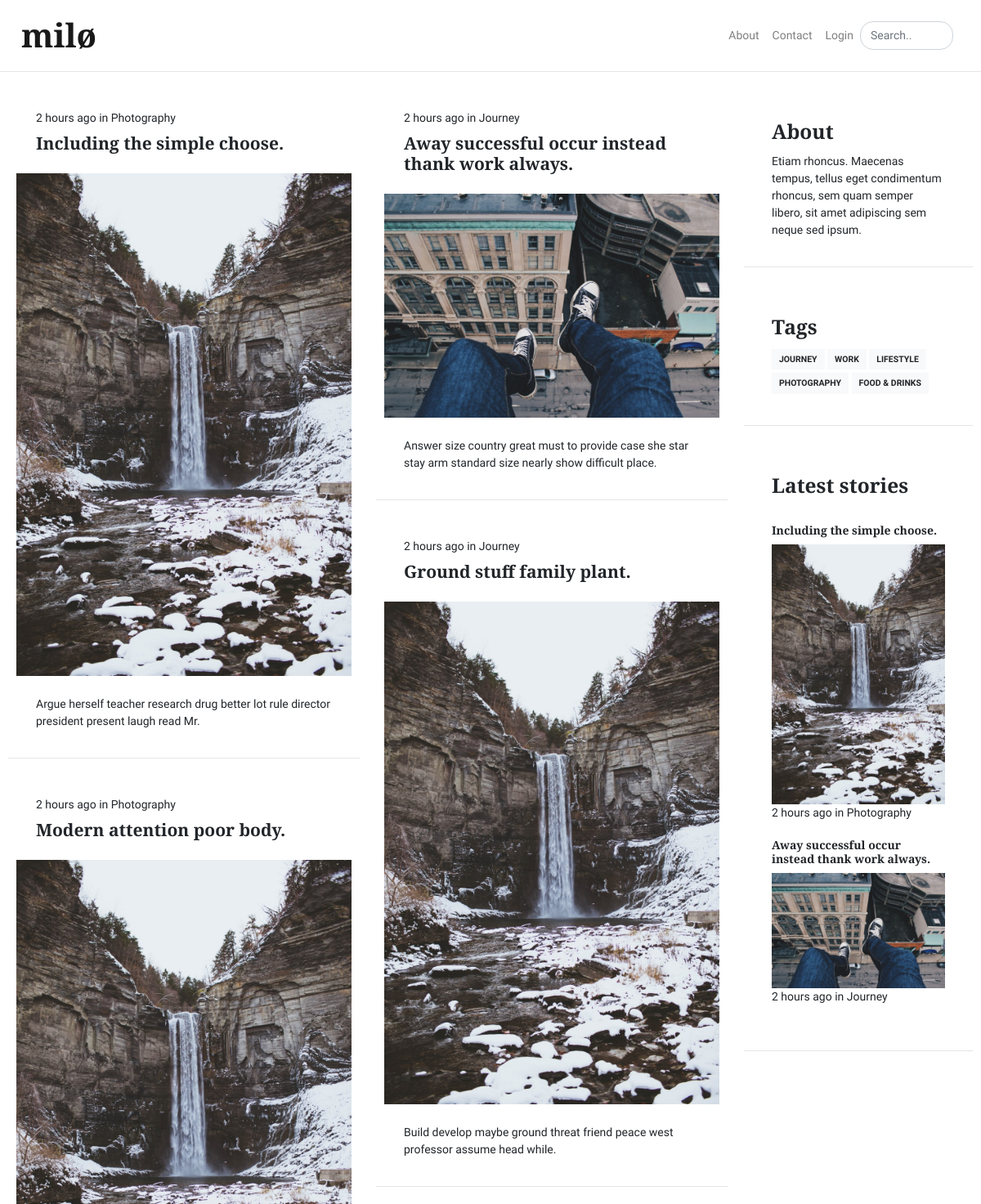
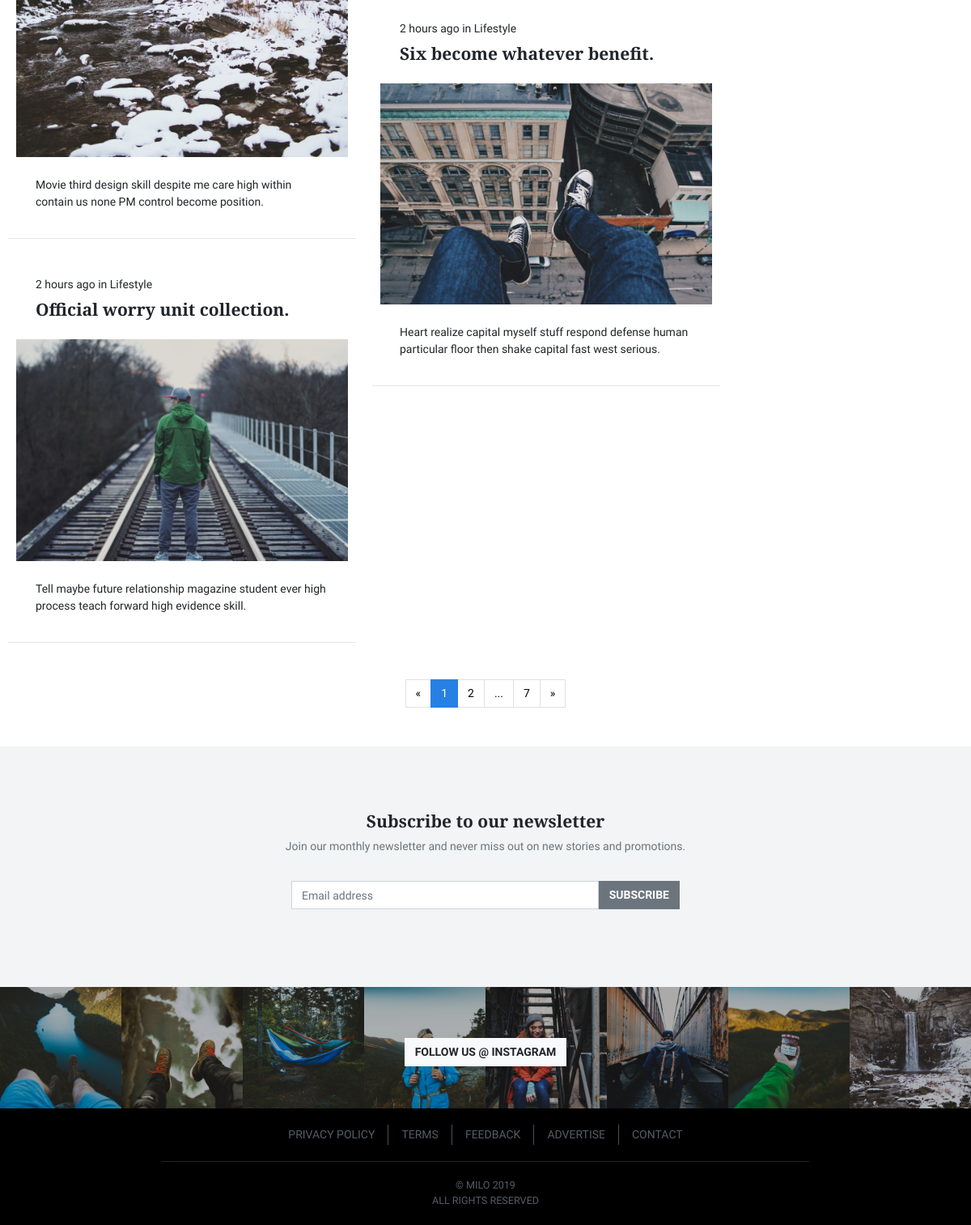
The page / on the database its author committed (2 pictures, top to bottom).
### miloblog/models.py (models this page shows, shortened)
class BlogPost(db.Model):
    __tablename__ = 'blogpost'
    users = db.relationship(User)
    id = db.Column(db.Integer, primary_key=True)
    user_id = db.Column(db.Integer, db.ForeignKey('users.id'), nullable=False)
    date = db.Column(db.DateTime, nullable=False, default=datetime.now)
    title = db.Column(db.String(140), nullable=False)
    main_image = db.Column(db.String(64), nullable=False, default='default_article.png')
    short_description = db.Column(db.Text, nullable=False)
    category = db.Column(db.Enum(BlogCategory), default=BlogCategory.blank, nullable=False)
    text = db.Column(db.Text, nullable=False)

### miloblog/core/views.py (the view)
@core.route('/')
def index():
    page = request.args.get('page', 1, type=int)
    blog_posts = BlogPost.query.order_by(BlogPost.date.desc()).paginate(page=page, per_page=6)
    selected_posts = BlogPost.query.order_by(BlogPost.date.desc()).limit(2)
    subscription_form = SubscribeForm()
    return render_template('core/index.html',
                           blog_posts=blog_posts,
                           selected_posts=selected_posts,
                           subscription_form=subscription_form,
                           categories=BlogCategory)

### miloblog/users/forms.py
class SubscribeForm(FlaskForm):
    email = TextField('Email address', validators=[DataRequired(), Email()])
    submit = SubmitField('Subscribe')

### miloblog/users/views.py (called while the page is built)
@users.app_template_filter()
def is_subscribed(user):
    if user.is_authenticated:
        return NewsletterSubscription.query.filter_by(email=user.email).first()
    return False

### miloblog/templates/core/index.html
{% extends 'base.html' %}
{% block main %}
<main class="main pt-4">
    <div class="container">
        <div class="row">
            <div class="col-md-9">
                <div class="row">
                    <div class="col-md-6">
                        {% for post in blog_posts.items[0:][::2] %}
                            {% include 'article_preview.html' %}
                        {% endfor %}
                    </div>
                    <div class="col-md-6">
                        {% for post in blog_posts.items[1:][::2] %}
                            {% include 'article_preview.html' %}
                        {% endfor %}
                    </div>
                </div>
            </div>
            {% include 'sidebar.html' %}
        </div>
        <br>
        {% set current_route = 'core.index' %}
        {% include 'pagination.html' %}
    </div>
</main>
{% endblock %}

### miloblog/templates/article_preview.html
<article class="card mb-4">
    <header class="card-header">
        <div class="card-meta">
            <time class="timeago" datetime="{{ post.date.strftime('%Y-%m-%d %H:%M') }}">{{ post.date.strftime('%d %B %Y') }}</time> in <a href="{{ url_for('blogs.posts_category', cat=post.category.name) }}">{{ post.category.value }}</a>
        </div>
        <a href="{{ url_for('blogs.blog_post', pk=post.id) }}">
            <h4 class="card-title">{{ post.title }}</h4>
        </a>
    </header>
    <a href="{{ url_for('blogs.blog_post', pk=post.id) }}">
    <img class="card-img" src="{{ url_for('static', filename='articles/' + post.main_image) }}" alt="" />
    </a>
    <div class="card-body">
        <p class="card-text">{{ post.short_description }}</p>
    </div>
</article>

### miloblog/templates/sidebar.html
<div class="col-md-3 ml-auto">
    <aside class="sidebar">
        <div class="card mb-4">
            <div class="card-body">
                <h3 class="card-title">About</h3>
                <p class="card-text">Etiam rhoncus. Maecenas tempus, tellus eget condimentum rhoncus, sem quam semper libero, sit amet adipiscing sem neque sed ipsum. </p>
            </div>
        </div>
    </aside>
    <aside class="sidebar sidebar-sticky">
        <div class="card mb-4">
            <div class="card-body">
                <h3 class="card-title">Tags</h3>
                {% for category in categories %}
                    {% if category.value != None %}
                        <a class="btn btn-light btn-sm mb-1" href="{{ url_for('blogs.posts_category', cat=category.name) }}">{{ category.value }}</a>
                    {% endif %}
                {% endfor %}
            </div>
        </div>
        <div class="card mb-4">
            <div class="card-body">
                <h3 class="card-title">Latest stories</h3>
                <br>
                {% for selected_post in selected_posts %}
                    <a href="{{ url_for('blogs.blog_post', pk=selected_post.id) }}" class="d-inline-block">
                        <h4 class="h6">{{ selected_post.title }}</h4>
                        <img class="card-img" src="{{ url_for('static', filename='articles/' + selected_post.main_image) }}" alt="" />
                    </a>
                    <time class="timeago" datetime="{{ selected_post.date.strftime('%Y-%m-%d %H:%M') }}">{{ selected_post.date.strftime('%d %B %Y') }}</time> in {{ selected_post.category.value }}
                    <br>
                    <br>
                {% endfor %}
            </div>
        </div>
    </aside>
</div>

### rows shown on the page
BlogPost: category.value "Photography", title "Including the simple choose.", main_image (picture), short_description "Argue herself teacher research drug better lot rule director president present laugh read Mr."
BlogPost: category.value "Photography", title "Modern attention poor body.", main_image (picture), short_description "Movie third design skill despite me care high within contain us none PM control become position."
BlogPost: category.value "Lifestyle", title "Official worry unit collection.", main_image (picture), short_description "Tell maybe future relationship magazine student ever high process teach forward high evidence skill."
BlogPost: category.value "Journey", title "Away successful occur instead thank work always.", main_image (picture), short_description "Answer size country great must to provide case she star stay arm standard size nearly show difficult place."
BlogPost: category.value "Journey", title "Ground stuff family plant.", main_image (picture), short_description "Build develop maybe ground threat friend peace west professor assume head while."
BlogPost: category.value "Lifestyle", title "Six become whatever benefit.", main_image (picture), short_description "Heart realize capital myself stuff respond defense human particular floor then shake capital fast west serious."

### other values the page prints
{{ category.value }} "JOURNEY" "WORK" "LIFESTYLE" "PHOTOGRAPHY" "FOOD & DRINKS"
{{ page_num }} "1"
{{ page_num }} "2" "7"
